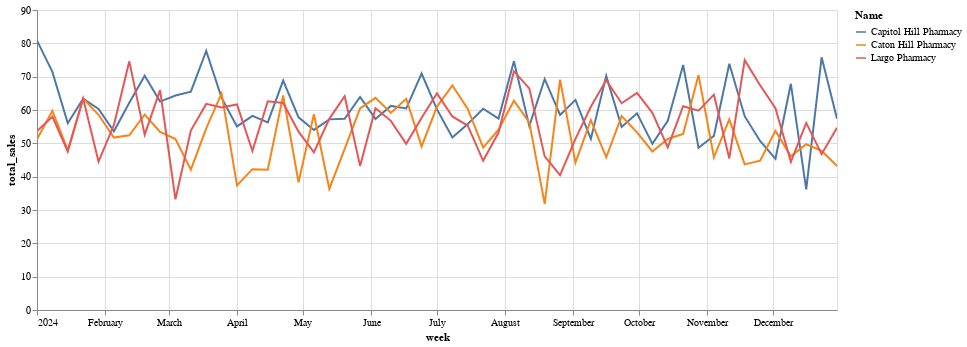

Notebook source saved alongside this figure:
### Markdown cell above
### Visualize Sales Data with Altair
This section creates an interactive line chart using Altair to visualize weekly total sales data for each pharmacy.

1. **Set Chart Dimensions**: Define the chart's width and height.
2. **Create Base Line Chart**:
   - Use `df` DataFrame for the chart data.
   - Encode the x-axis with 'week' (temporal), y-axis with 'total_sales' (quantitative), and differentiate lines by 'Name' (nominal).
   - Add tooltips to display 'Name', 'total_sales', and 'week' on hover.
3. **Enable Interaction**: Make the chart interactive.
4. **Display the Chart**: Render the chart.

### Code cell
#Assuming 'df' is your DataFrame with the 'Name', 'total_sales', and 'week' columns

#Define the width and height for the chart
width = 800  #Set the width to be twice of a typical value (e.g., 400)
height = 300  #Set the height

#Create a base line chart with specified width and height
base = alt.Chart(df, width=width, height=height).mark_line().encode(
    x='week:T',  #Encode the x-axis with the 'week' column as temporal data
    y='total_sales:Q',  #Encode the y-axis with the 'total_sales' column as quantitative data
    color='Name:N',  #Use the 'Name' column to differentiate lines by color (nominal data)
    tooltip=['Name:N', 'total_sales:Q', 'week:T']  #Add tooltips to show 'Name', 'total_sales', and 'week' on hover
).interactive()  #Enable interaction with the chart

# Display the chart
base

### Figure 1 — Vega-Lite specification as saved in the notebook (floating-point values rounded to 4 significant figures; data arrays with more than 128 entries replaced by an {"elided": "..."} marker saying what was removed)
{"config": {"view": {"continuousWidth": 400, "continuousHeight": 300}}, "data": {"name": "data-d3604c6b1ac3efb3b07d9099c48c287c"}, "mark": "line", "encoding": {"color": {"field": "Name", "type": "nominal"}, "tooltip": [{"field": "Name", "type": "nominal"}, {"field": "total_sales", "type": "quantitative"}, {"field": "week", "type": "temporal"}], "x": {"field": "week", "type": "temporal"}, "y": {"field": "total_sales", "type": "quantitative"}}, "height": 300, "selection": {"selector001": {"type": "interval", "bind": "scales", "encodings": ["x", "y"]}}, "width": 800, "$schema": "https://vega.github.io/schema/vega-lite/v4.17.0.json", "datasets": {"data-d3604c6b1ac3efb3b07d9099c48c287c": {"elided": "159 records"}}}
